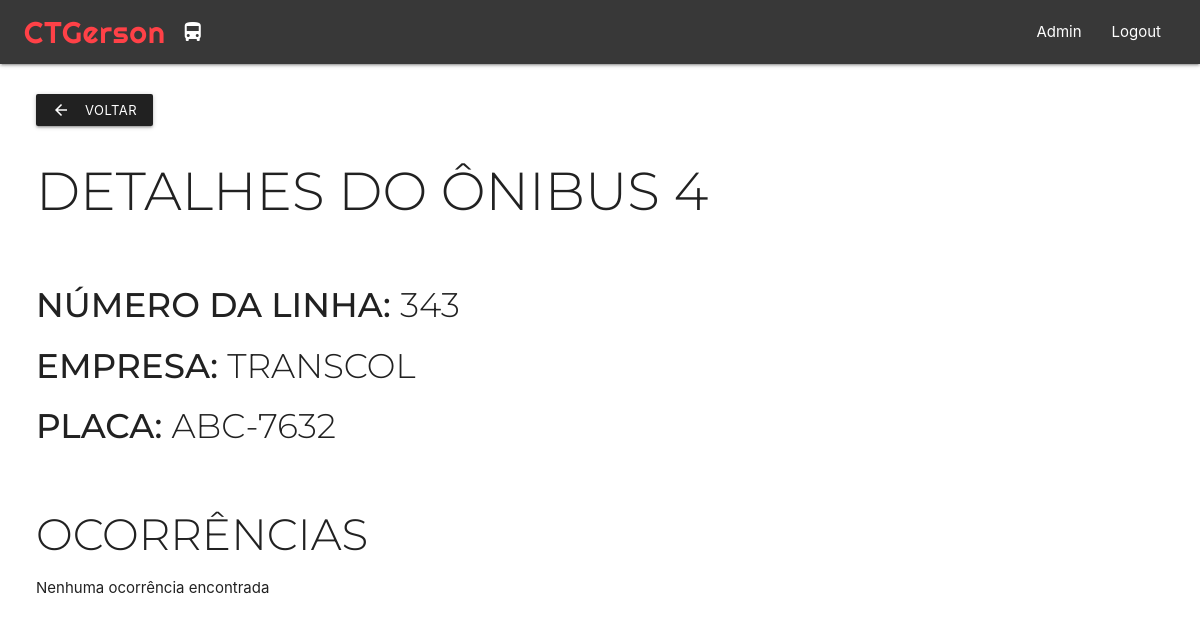
/onibus/4/ (signed in), run on the app's committed database.
### CTGerson/models.py (models this page shows, shortened)
class Bus(models.Model):
    plate = models.CharField(max_length=8)
    line_number = models.CharField(max_length=5)
    company = models.CharField(max_length=100)
    class Meta:
        permissions = (("can_see_bus_list", "See bus list"),)

### CTGerson/views.py (the view)
# urls.py: re_path('onibus/(?P<pk>[0-9]+)/', views.bus_detail, name='bus_detail'),
@login_required
@permission_required('Bus.can_see_bus_list')
def bus_detail(request, pk):
    admin = request.user.groups.filter(name='Administrators').exists()
    bus = get_object_or_404(Bus, pk=pk)
    occurrences = Occurrence.objects.filter(bus=bus)
    return render(request, 'bus_detail.html', {'admin': admin, 'bus': bus, 'occurrences': occurrences})

### CTGerson/templates/bus_detail.html
{% extends "base2.html" %}
{% block content %}
    <div class="row" style="margin-top: 30px;">
        <a href="http://127.0.0.1:8000/lista_onibus" class="waves-effect waves-light btn-small grey darken-4"><i class="material-icons left">arrow_back</i>Voltar</a>
    </div>
    <div class="page-title">
        <h2>Detalhes do ônibus {{ bus.id }}</h2>
        <br />
    </div>
    <div class="page-content">
        <h4><strong>Número da linha: </strong>{{ bus.line_number }}</h4>
        <h4><strong>Empresa: </strong>{{ bus.company }}</ph4>
        <h4><strong>Placa: </strong>{{ bus.plate }}</h4>
        <div>
            <br />
            <h3>Ocorrências</h3>
            {% if occurrences %}
                <table class="striped">
                    <tr>
                        <th>Data</th>
                        <th>Ônibus</th>
                        <th>Horário do alerta</th>
                        <th>Localização</th>
                        <th>Respondido</th>
                        <th>Horário da resposta</th>
                        <th>Respondente</th>
                        <th>Horário da conclusão</th>
                        <th>Sucesso</th>
                        <th>Anotações</th>
                    </tr>
                    {% for occurrence in occurrences %}
                        <tr>
                            <td>{{ occurrence.date }}</td>
                            <td><a href="{% url 'bus_detail' pk=occurrence.bus.pk %}">{{ occurrence.bus.line_number }} - {{ occurrence.bus.plate }}</a></td>
                            <td>{{ occurrence.alert_time }}</td>
                            <td>lat: {{ occurrence.latitude }} <br />long: {{ occurrence.longitude }}</td>
                            {% if occurrence.responded %}
                                    <td>Sim</td>
                                {% else %}
                                    <td>Não</td>
                                {% endif %}
                            {% if occurrence.responded %}
                                <td>{{ occurrence.response_time }}</td>
                                <td>{{ occurrence.responder.username }}</td>
                                <td>{{ occurrence.finish_time }}</td>
                                {% if occurrence.successfull %}
                                    <td>Sim</td>
                                {% else %}
                                    <td>Não</td>
                                {% endif %}
                                <td>{{ occurrence.notes }}</td>
                            {% else %}
                                <td>---</td>
                                <td>---</td>
                                <td>---</td>
                                <td>---</td>
                                <td>---</td>
                            {% endif %}
                        </tr>
                    {% endfor %}
                </table>
            {% else %}
                <p>Nenhuma ocorrência encontrada</p>
            {% endif %}
        </div>
    </div>
{% endblock content %}

### data on the page
Bus: id "4", line_number "343", company "TRANSCOL", plate "ABC-7632"
